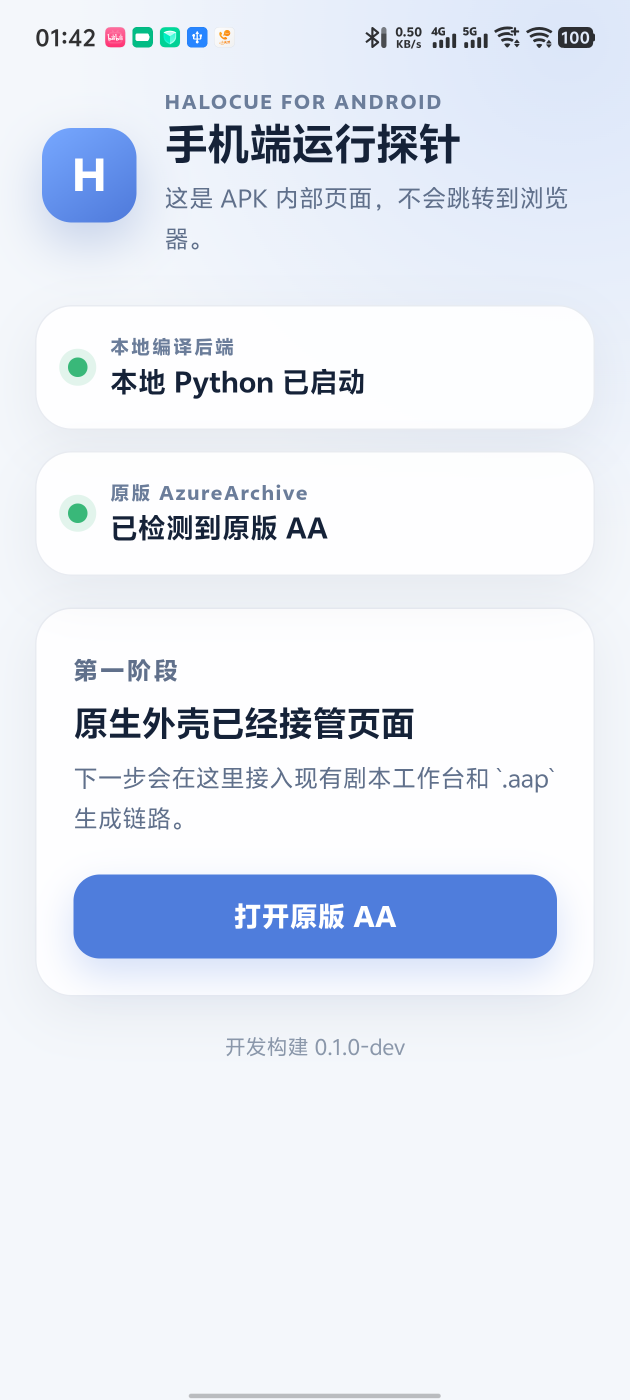
#> input picture evidence/halocue-mvp-vivo-x100s-pro.png, 1260 x 2800 px (shown at 1/2 size); its folder holds only this picture in this run
$ python -i spine_face_web_renderer.py   (imports and definitions only)
#> lines starting #> are read from the running program, lines starting #| are printed output that depends on the picture
# -*- coding: utf-8 -*-
"""Headless WebGL renderer for official Spine 3.8 and 4.2 face animations.

AA's native bundles are Spine 3.8 while current official override bundles are
Spine 4.2. Both are rendered with matching local web runtimes in Chromium, so
batch labeling does not depend on a licensed Spine editor installation.
"""

from __future__ import annotations

import base64
import hashlib
import json
import mimetypes
import re
from dataclasses import dataclass
from pathlib import Path
from typing import Iterable, Sequence

from PIL import Image, ImageChops, ImageStat

from asset_validation import _atlas_page_path, _atlas_pages, _read_atlas_lines
from spine_face_renderer import RenderedFace, crop_face_previews


HERE = Path(__file__).resolve().parent
RUNTIME_38 = HERE / "js" / "spine-webgl-3.8.95.js"
RUNTIME_42 = (
    HERE / "js" / "spine-webgl-4.2.119.min.js"
)
# 4.2 runtimes are backward compatible within the same major/minor line.  A
# recent patch is required because referenceScale was added after early 4.2
# runtime packages but is present in the game's 4.2.33 binary exports.
_WEB_RENDER_PROFILES = {
    "3.8": "spine-webgl-3.8.95-face-v3-tight-diff-crop-pma",
    "4.2": "spine-webgl-4.2.119-face-v3-tight-diff-crop-pma",
}
_VERSION_RE = re.compile(rb"(?<!\d)(\d+\.\d+(?:\.\d+)?)(?!\d)")


@dataclass(frozen=True)
class WebRenderReport:
    signature: str
    cache_dir: Path
    faces: tuple[RenderedFace, ...]
    cached: bool
    animation_names: tuple[str, ...]
    missing_face_ids: tuple[str, ...] = ()


# [11 lines left out: functions detect_spine_version, _version_family, not called in this run]


def runtime_for_spine_version(version: str) -> Path:
    return RUNTIME_42 if _version_family(version) == "4.2" else RUNTIME_38


# [68 lines left out: functions _data_uri, _atlas_uses_pma, _texture_requires_neutral_tint, _bundle_files, web_bundle_signature, not called in this run]


def _is_visible_web_render(path: str | Path) -> bool:
    """Validate WebGL output while allowing sparse transparent portraits."""
#> called with path = 'evidence/halocue-mvp-vivo-x100s-pro.png'
    try:
        image = Image.open(path).convert("RGBA")
#> image is the input picture: PIL image 1260x2800 RGBA; mean R, G, B, A 228.5, 234.2, 244.2, 255
        image.load()
    except (OSError, ValueError):
        return False
    alpha = image.getchannel("A")
#> alpha: PIL image 1260x2800 L; every value is 255
    mask = alpha.point(lambda value: 255 if value >= 24 else 0)
    bbox = mask.getbbox()
#> bbox = (0, 0, 1260, 2800)
    if not bbox or ImageStat.Stat(mask).sum[0] / 255 < 1000:
        return False
    visible = image.crop(bbox)
    visible_mask = mask.crop(bbox)
    rgb = visible.convert("RGB")
    red, green, blue = rgb.split()
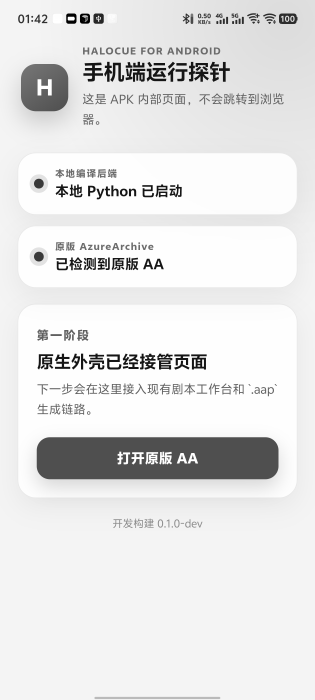
#> red: PIL image 1260x2800 L (shown at 1/4 size); min 0, max 255, mean 228.5
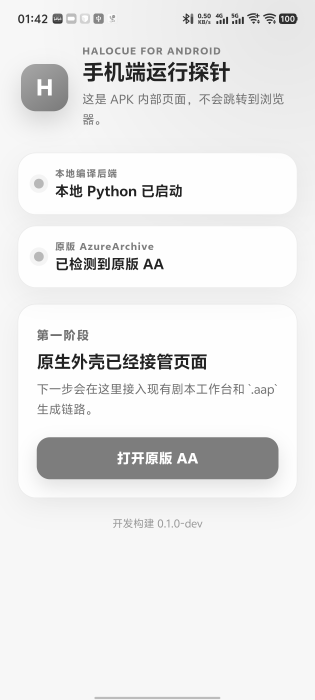
#> green: PIL image 1260x2800 L (shown at 1/4 size); min 34, max 255, mean 234.2
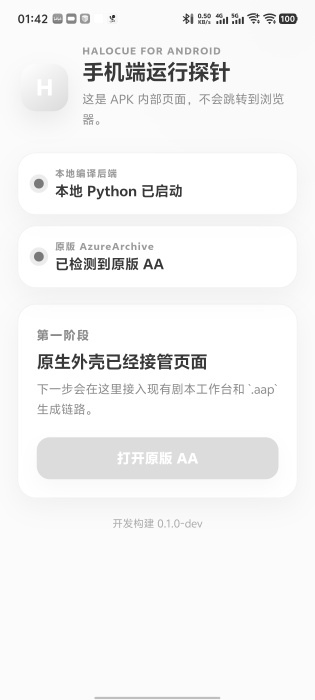
#> blue: PIL image 1260x2800 L (shown at 1/4 size); min 10, max 255, mean 244.2
    chroma = ImageChops.difference(red, green)
    chroma = ImageChops.lighter(chroma, ImageChops.difference(green, blue))
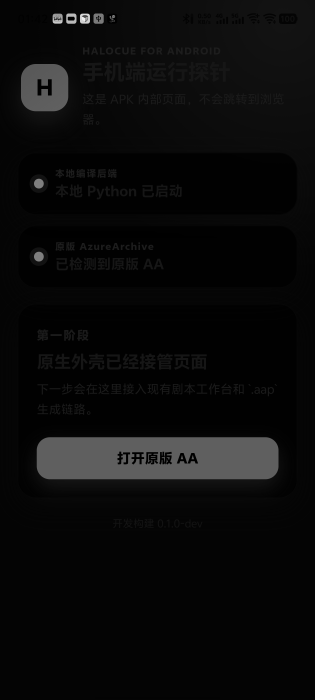
#> chroma: PIL image 1260x2800 L (shown at 1/4 size); min 0, max 244, mean 10.4
    chroma = ImageChops.lighter(chroma, ImageChops.difference(red, blue))
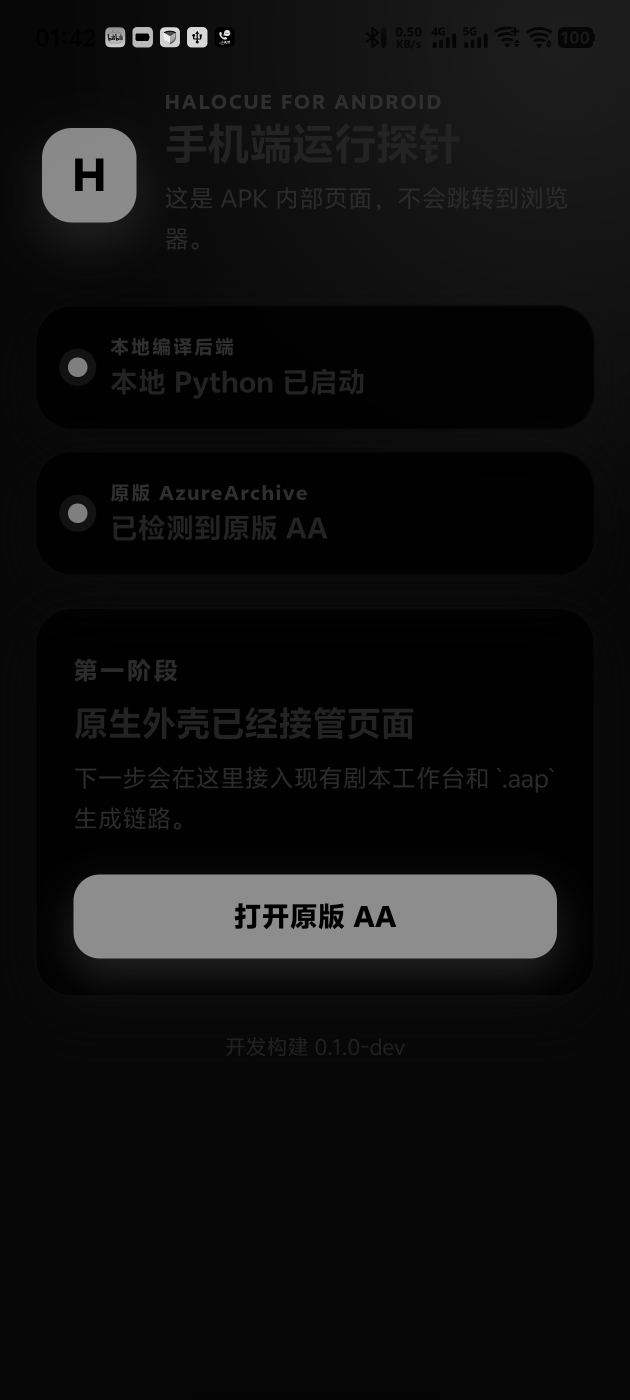
#> chroma: PIL image 1260x2800 L (shown at 1/2 size); min 0, max 244, mean 15.9
    return (
        ImageStat.Stat(chroma, mask=visible_mask).mean[0] >= 2.0
        or ImageStat.Stat(rgb.convert("L"), mask=visible_mask).stddev[0] >= 12.0
    )


# [41 lines left out: function _load_cached_report, not called in this run]


_PAGE_HTML = """<!doctype html><meta charset=\"utf-8\">
<style>html,body{margin:0;background:transparent}canvas{display:block}</style>
<canvas id=\"face\" width=\"2048\" height=\"2048\"></canvas>"""


_LOAD_SCRIPT = r"""async (payload) => {
  const previous = window.__halocueSpine;
  if (previous) {
    try { previous.assets.removeAll(); } catch (_) {}
    try { previous.shader.dispose(); } catch (_) {}
    try { previous.batcher.dispose(); } catch (_) {}
    window.__halocueSpine = null;
  }
  const canvas = document.getElementById('face');
  canvas.width = payload.canvasSize;
  canvas.height = payload.canvasSize;
  const gl = canvas.getContext('webgl', {
    alpha: true, premultipliedAlpha: false, preserveDrawingBuffer: true,
    antialias: true
  });
  if (!gl || !window.spine) throw new Error('WebGL or Spine runtime unavailable');
  const is42 = String(payload.spineVersion || '').startsWith('4.2');
  const webgl = is42 ? spine : spine.webgl;
  const Shader = is42 ? spine.Shader : spine.webgl.Shader;
  const assets = new webgl.AssetManager(gl);
  assets.setRawDataURI('skeleton.skel', payload.skeleton);
  assets.setRawDataURI('skeleton.atlas', payload.atlas);
  for (const page of payload.textures) assets.setRawDataURI(page.name, page.uri);
  assets.loadBinary('skeleton.skel');
  gl.pixelStorei(gl.UNPACK_PREMULTIPLY_ALPHA_WEBGL, Boolean(payload.pma));
  assets.loadTextureAtlas('skeleton.atlas');
  await new Promise((resolve, reject) => {
    const started = Date.now();
    const poll = () => {
      if (assets.isLoadingComplete()) {
        const errors = assets.getErrors();
        if (errors && Object.keys(errors).length) reject(new Error(JSON.stringify(errors)));
        else resolve();
      } else if (Date.now() - started > 60000) reject(new Error('Spine assets timed out'));
      else requestAnimationFrame(poll);
    };
    poll();
  });
  const atlas = assets.get('skeleton.atlas');
  const loader = new spine.AtlasAttachmentLoader(atlas);
  const binary = new spine.SkeletonBinary(loader);
  const skeletonData = binary.readSkeletonData(assets.get('skeleton.skel'));
  const skeleton = new spine.Skeleton(skeletonData);
  const state = new spine.AnimationState(new spine.AnimationStateData(skeletonData));
  const shader = Shader.newTwoColoredTextured(gl);
  const batcher = new webgl.PolygonBatcher(gl);
  const renderer = new webgl.SkeletonRenderer(gl);
  const mvp = new webgl.Matrix4();
  const animationNames = skeletonData.animations.map((item) => item.name);
  window.__halocueSpine = {canvas, gl, assets, skeleton, state, shader, batcher,
    renderer, mvp, animationNames, Shader, pma: Boolean(payload.pma),
    neutralTint: Boolean(payload.neutralTint)};
  return {animationNames};
}"""


_RENDER_SCRIPT = r"""(faceId) => {
  const r = window.__halocueSpine;
  if (!r) throw new Error('Spine bundle was not loaded');
  const {canvas, gl, skeleton, state, shader, batcher, renderer, mvp, Shader} = r;
  skeleton.setToSetupPose();
  state.clearTracks();
  if (r.animationNames.includes(faceId)) state.setAnimation(0, faceId, false);
  else if (faceId !== '00') return {missing: true};
  state.update(0);
  state.apply(skeleton);
  if (r.neutralTint) {
    // Some grayscale exports carry a stale dark slot tint intended for the
    // game's runtime shader, which crushes them to near-black in WebGL.
    if (skeleton.color) skeleton.color.set(1, 1, 1, 1);
    for (const slot of skeleton.slots || []) {
      if (slot.color) slot.color.set(1, 1, 1, 1);
      if (slot.darkColor && slot.darkColor.set) slot.darkColor.set(1, 1, 1, 1);
      const attachment = slot.getAttachment && slot.getAttachment();
      if (attachment && attachment.color && attachment.color.set) {
        attachment.color.set(1, 1, 1, 1);
      }
    }
  }
  try { skeleton.updateWorldTransform(spine.Physics.update); }
  catch (_) { skeleton.updateWorldTransform(); }
  const offset = new spine.Vector2(), size = new spine.Vector2();
  skeleton.getBounds(offset, size, []);
  if (!(size.x > 0 && size.y > 0)) throw new Error('Spine skeleton has empty bounds');
  const scale = Math.max(size.x / canvas.width, size.y / canvas.height) * 1.05 || 1;
  const width = canvas.width * scale, height = canvas.height * scale;
  mvp.ortho2d(offset.x + size.x / 2 - width / 2,
    offset.y + size.y / 2 - height / 2, width, height);
  gl.viewport(0, 0, canvas.width, canvas.height);
  gl.clearColor(0, 0, 0, 0);
  gl.clear(gl.COLOR_BUFFER_BIT);
  shader.bind();
  shader.setUniformi(Shader.SAMPLER, 0);
  shader.setUniform4x4f(Shader.MVP_MATRIX, mvp.values);
  batcher.begin(shader);
  renderer.premultipliedAlpha = r.pma;
  renderer.draw(batcher, skeleton);
  batcher.end();
  shader.unbind();
  gl.finish();
  return {missing: false, png: canvas.toDataURL('image/png')};
}"""


class SpineWebRenderer:
    """Reuse one local Chromium instance across many official skeletons."""

    # [176 lines left out: functions __init__, __enter__, __exit__, render, animation_names, not called in this run]

>>> result = _is_visible_web_render('evidence/halocue-mvp-vivo-x100s-pro.png')
#> result = True

$ run again, on evidence/halocue-v020-generated-vivo-x100s-pro.png
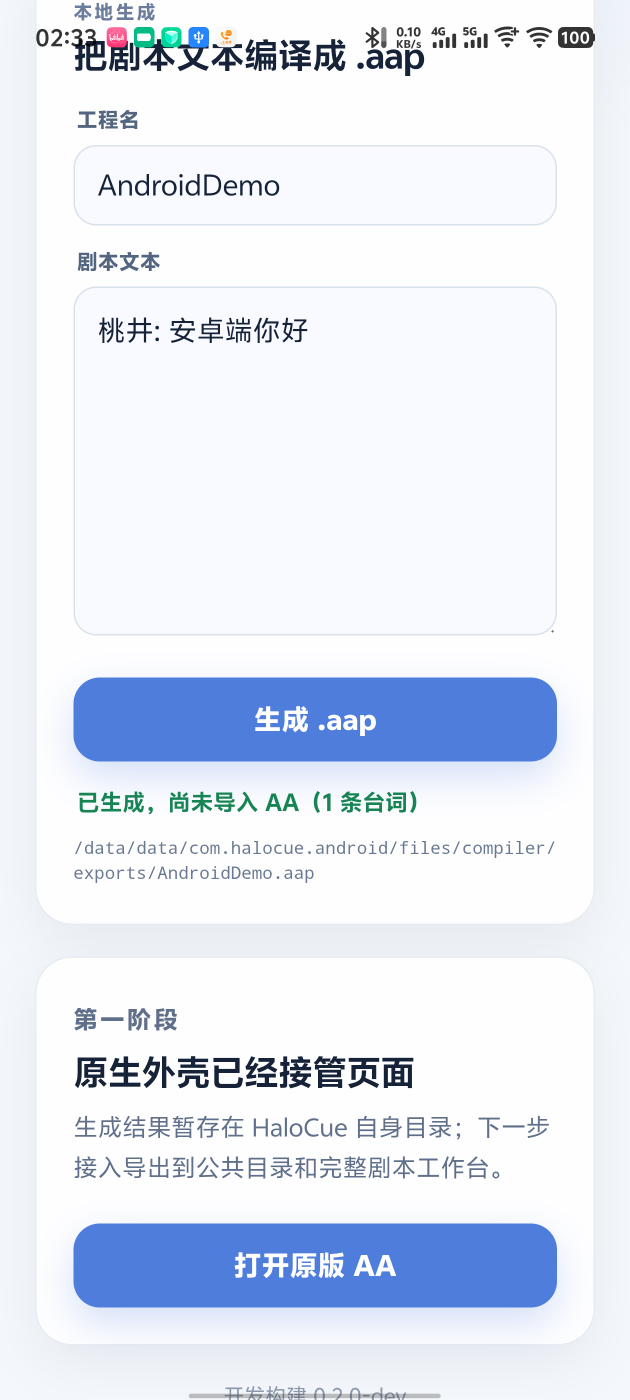
#> input picture evidence/halocue-v020-generated-vivo-x100s-pro.png, 1260 x 2800 px (shown at 1/2 size)
#> in _is_visible_web_render, image is the input picture: PIL image 1260x2800 RGBA; mean R, G, B, A 227, 233.1, 244.9, 255
#> alpha: PIL image 1260x2800 L; every value is 255
#> bbox = (0, 0, 1260, 2800)
#> in _is_visible_web_render, `red, green, blue = rgb.split()`:
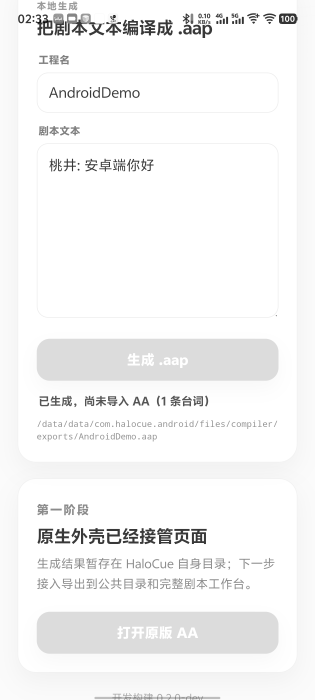
#> blue: PIL image 1260x2800 L (shown at 1/4 size); min 10, max 255, mean 244.9
#> in _is_visible_web_render, `chroma = ImageChops.lighter(chroma, ImageChops.difference(red, blue))`:
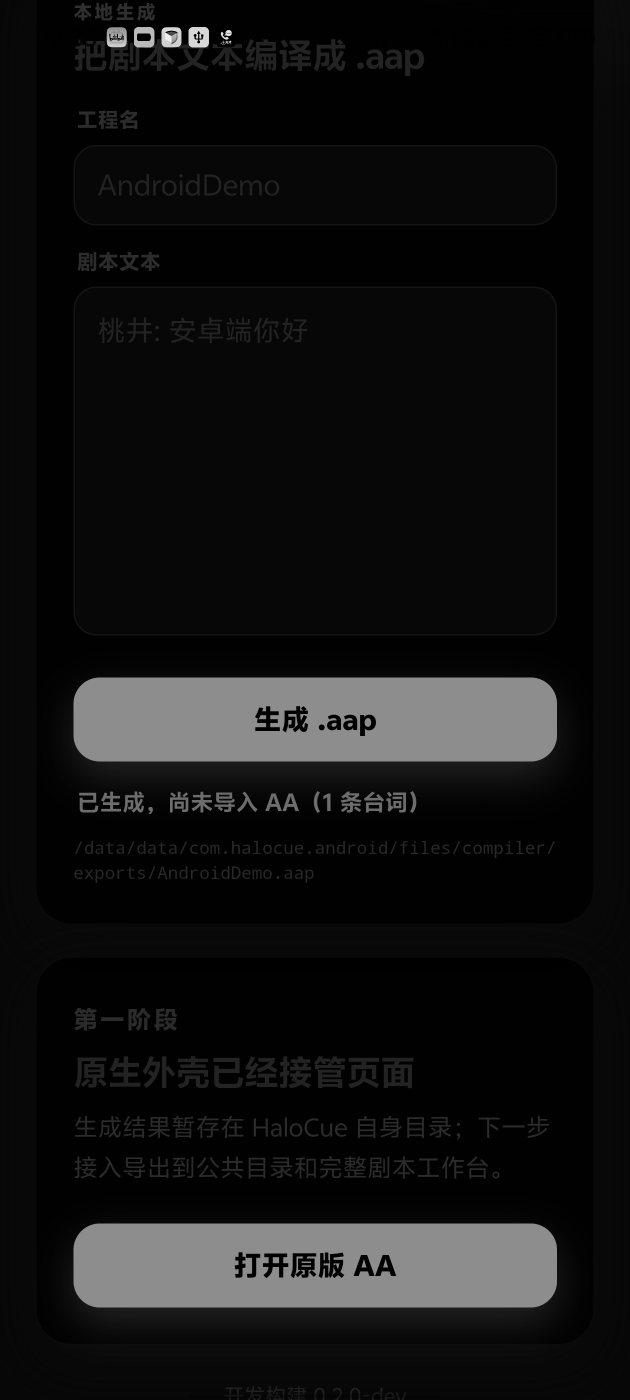
#> chroma: PIL image 1260x2800 L (shown at 1/2 size); min 0, max 244, mean 18.2
#> result = True

$ run again, on evidence/halocue-v030-export-only-vivo-x100s-pro.png
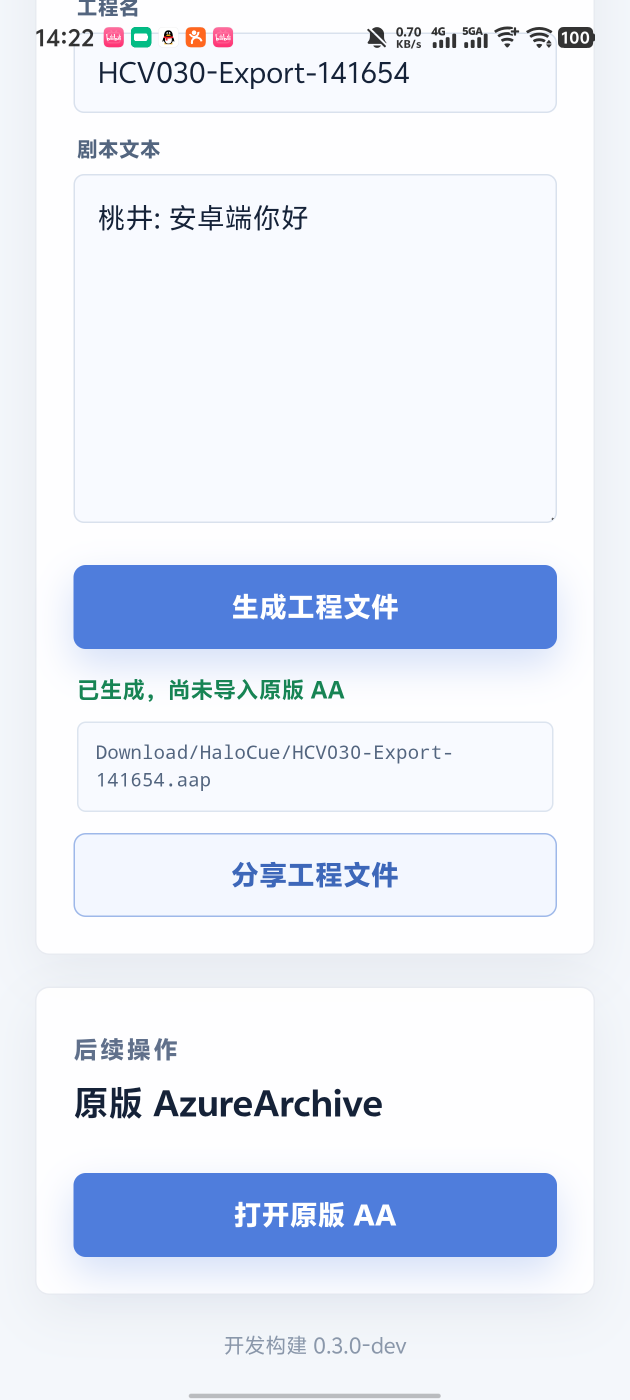
#> input picture evidence/halocue-v030-export-only-vivo-x100s-pro.png, 1260 x 2800 px (shown at 1/2 size)
#> in _is_visible_web_render, image is the input picture: PIL image 1260x2800 RGBA; mean R, G, B, A 228, 234.2, 246.5, 255
#> alpha: PIL image 1260x2800 L; every value is 255
#> bbox = (0, 0, 1260, 2800)
#> in _is_visible_web_render, `red, green, blue = rgb.split()`:
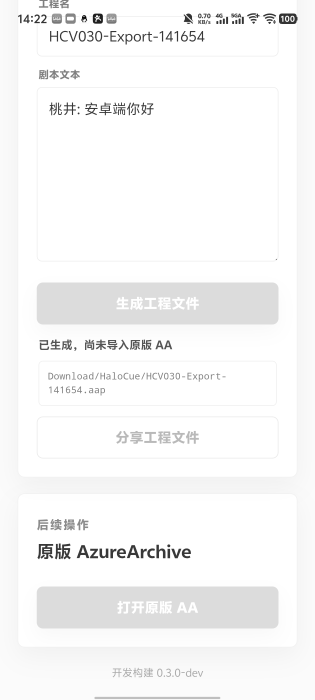
#> blue: PIL image 1260x2800 L (shown at 1/4 size); min 0, max 255, mean 246.5
#> in _is_visible_web_render, `chroma = ImageChops.lighter(chroma, ImageChops.difference(red, blue))`:
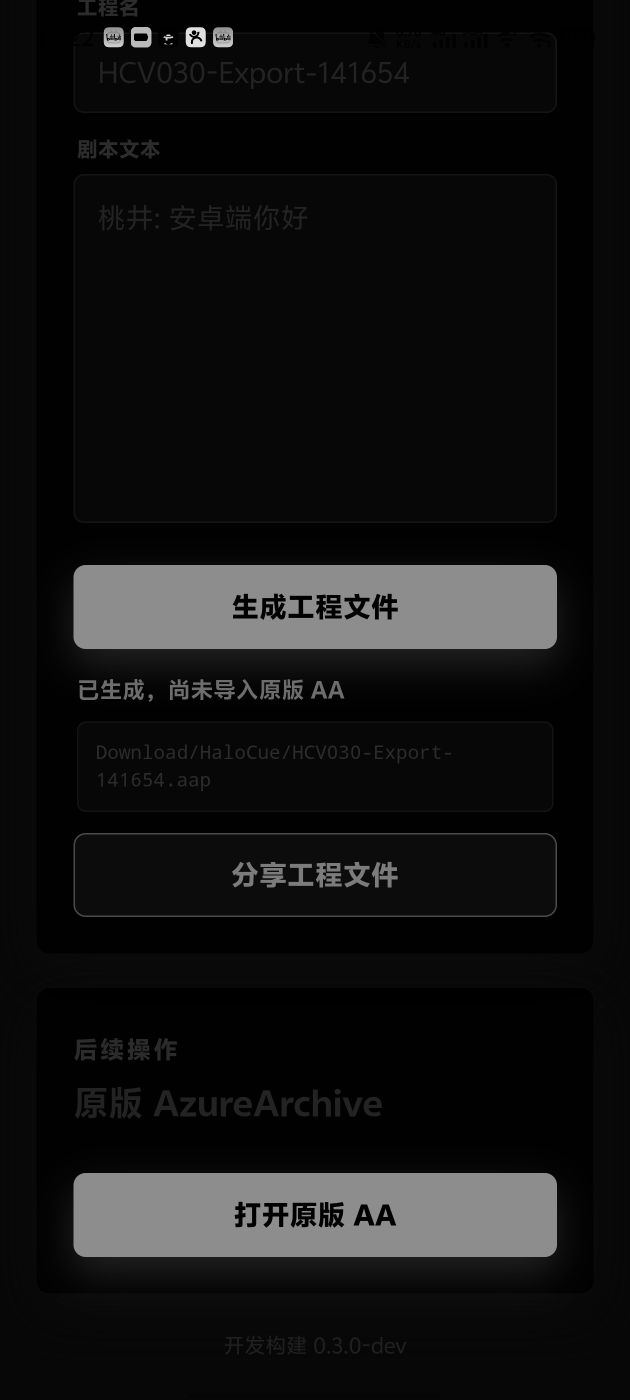
#> chroma: PIL image 1260x2800 L (shown at 1/2 size); min 0, max 241, mean 19
#> result = True
